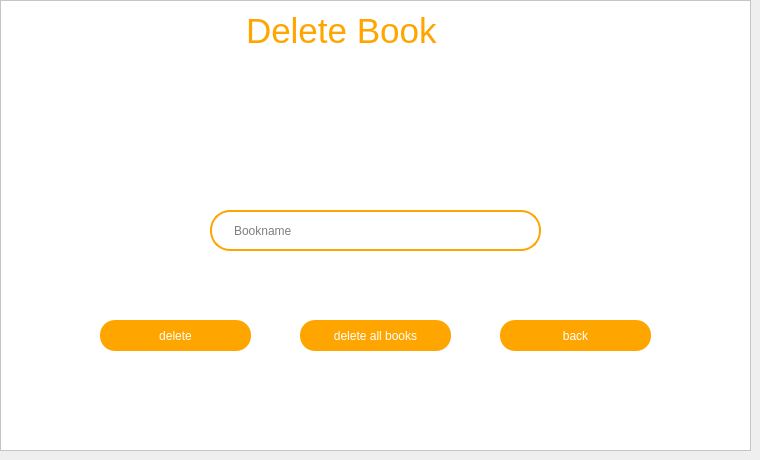
     <widget class="QWidget" name="page_9">
      <widget class="QFrame" name="frame_15">
       <property name="geometry">
        <rect>
         <x>0</x>
         <y>0</y>
         <width>751</width>
         <height>451</height>
        </rect>
       </property>
       <property name="styleSheet">
        <string notr="true">background: #fff;</string>
       </property>
       <property name="frameShape">
        <enum>QFrame::StyledPanel</enum>
       </property>
       <property name="frameShadow">
        <enum>QFrame::Raised</enum>
       </property>
       <widget class="QLabel" name="label_12">
        <property name="geometry">
         <rect>
          <x>200</x>
          <y>10</y>
          <width>381</width>
          <height>41</height>
         </rect>
        </property>
        <property name="font">
         <font>
          <pointsize>-1</pointsize>
         </font>
        </property>
        <property name="styleSheet">
         <string notr="true">text-align: center;
color: #ffa500;
margin: 0 auto;
font-size: 35px;
font-family: 'Droid Sans';</string>
        </property>
        <property name="text">
         <string>Delete Book</string>
        </property>
       </widget>
       <widget class="QPushButton" name="search_2">
        <property name="geometry">
         <rect>
          <x>300</x>
          <y>320</y>
          <width>151</width>
          <height>31</height>
         </rect>
        </property>
        <property name="styleSheet">
         <string notr="true">Padding: 1px;
Border-radius: 15px;
Background: #ffa500;
Color: #fff;</string>
        </property>
        <property name="text">
         <string>delete all books</string>
        </property>
       </widget>
       <widget class="QLineEdit" name="bookname_3">
        <property name="geometry">
         <rect>
          <x>210</x>
          <y>210</y>
          <width>331</width>
          <height>41</height>
         </rect>
        </property>
        <property name="palette">
         <palette>
          <active>
           <colorrole role="WindowText">
            <brush brushstyle="SolidPattern">
             <color alpha="255">
              <red>0</red>
              <green>0</green>
              <blue>0</blue>
             </color>
            </brush>
           </colorrole>
           <colorrole role="Button">
            <brush brushstyle="SolidPattern">
             <color alpha="255">
              <red>255</red>
              <green>255</green>
              <blue>255</blue>
             </color>
            </brush>
           </colorrole>
           <colorrole role="Light">
            <brush brushstyle="SolidPattern">
             <color alpha="255">
              <red>255</red>
              <green>255</green>
              <blue>255</blue>
             </color>
            </brush>
           </colorrole>
           <colorrole role="Text">
            <brush brushstyle="SolidPattern">
             <color alpha="255">
              <red>0</red>
              <green>0</green>
              <blue>0</blue>
             </color>
            </brush>
           </colorrole>
           <colorrole role="ButtonText">
            <brush brushstyle="SolidPattern">
             <color alpha="255">
              <red>0</red>
              <green>0</green>
              <blue>0</blue>
             </color>
            </brush>
           </colorrole>
           <colorrole role="Base">
            <brush brushstyle="SolidPattern">
             <color alpha="255">
              <red>255</red>
              <green>255</green>
              <blue>255</blue>
             </color>
            </brush>
           </colorrole>
           <colorrole role="Window">
            <brush brushstyle="SolidPattern">
             <color alpha="255">
              <red>255</red>
              <green>255</green>
              <blue>255</blue>
             </color>
            </brush>
           </colorrole>
           <colorrole role="PlaceholderText">
            <brush brushstyle="SolidPattern">
             <color alpha="255">
              <red>0</red>
              <green>0</green>
              <blue>0</blue>
             </color>
            </brush>
           </colorrole>
          </active>
          <inactive>
           <colorrole role="WindowText">
            <brush brushstyle="SolidPattern">
             <color alpha="255">
              <red>0</red>
              <green>0</green>
              <blue>0</blue>
             </color>
            </brush>
           </colorrole>
           <colorrole role="Button">
            <brush brushstyle="SolidPattern">
             <color alpha="255">
              <red>255</red>
              <green>255</green>
              <blue>255</blue>
             </color>
            </brush>
           </colorrole>
           <colorrole role="Light">
            <brush brushstyle="SolidPattern">
             <color alpha="255">
              <red>255</red>
              <green>255</green>
              <blue>255</blue>
             </color>
            </brush>
           </colorrole>
           <colorrole role="Text">
            <brush brushstyle="SolidPattern">
             <color alpha="255">
              <red>0</red>
              <green>0</green>
              <blue>0</blue>
             </color>
            </brush>
           </colorrole>
           <colorrole role="ButtonText">
            <brush brushstyle="SolidPattern">
             <color alpha="255">
              <red>0</red>
              <green>0</green>
              <blue>0</blue>
             </color>
            </brush>
           </colorrole>
           <colorrole role="Base">
            <brush brushstyle="SolidPattern">
             <color alpha="255">
              <red>255</red>
              <green>255</green>
              <blue>255</blue>
             </color>
            </brush>
           </colorrole>
           <colorrole role="Window">
            <brush brushstyle="SolidPattern">
             <color alpha="255">
              <red>255</red>
              <green>255</green>
              <blue>255</blue>
             </color>
            </brush>
           </colorrole>
           <colorrole role="PlaceholderText">
            <brush brushstyle="SolidPattern">
             <color alpha="255">
              <red>0</red>
              <green>0</green>
              <blue>0</blue>
             </color>
            </brush>
           </colorrole>
          </inactive>
          <disabled>
           <colorrole role="WindowText">
            <brush brushstyle="SolidPattern">
             <color alpha="255">
              <red>0</red>
              <green>0</green>
              <blue>0</blue>
             </color>
            </brush>
           </colorrole>
           <colorrole role="Button">
            <brush brushstyle="SolidPattern">
             <color alpha="255">
              <red>255</red>
              <green>255</green>
              <blue>255</blue>
             </color>
            </brush>
           </colorrole>
           <colorrole role="Light">
            <brush brushstyle="SolidPattern">
             <color alpha="255">
              <red>255</red>
              <green>255</green>
              <blue>255</blue>
             </color>
            </brush>
           </colorrole>
           <colorrole role="Text">
            <brush brushstyle="SolidPattern">
             <color alpha="255">
              <red>0</red>
              <green>0</green>
              <blue>0</blue>
             </color>
            </brush>
           </colorrole>
           <colorrole role="ButtonText">
            <brush brushstyle="SolidPattern">
             <color alpha="255">
              <red>0</red>
              <green>0</green>
              <blue>0</blue>
             </color>
            </brush>
           </colorrole>
           <colorrole role="Base">
            <brush brushstyle="SolidPattern">
             <color alpha="255">
              <red>255</red>
              <green>255</green>
              <blue>255</blue>
             </color>
            </brush>
           </colorrole>
           <colorrole role="Window">
            <brush brushstyle="SolidPattern">
             <color alpha="255">
              <red>255</red>
              <green>255</green>
              <blue>255</blue>
             </color>
            </brush>
           </colorrole>
           <colorrole role="PlaceholderText">
            <brush brushstyle="SolidPattern">
             <color alpha="255">
              <red>0</red>
              <green>0</green>
              <blue>0</blue>
             </color>
            </brush>
           </colorrole>
          </disabled>
         </palette>
        </property>
        <property name="font">
         <font>
          <kerning>true</kerning>
         </font>
        </property>
        <property name="layoutDirection">
         <enum>Qt::LeftToRight</enum>
        </property>
        <property name="styleSheet">
         <string notr="true">padding-left: 20px;
padding-right: 20px;
border-radius: 20px;
background: #ffffff;
border: 2px solid #ffa500;
color: #000000;</string>
        </property>
        <property name="text">
         <string/>
        </property>
        <property name="frame">
         <bool>false</bool>
        </property>
        <property name="cursorPosition">
         <number>0</number>
        </property>
        <property name="placeholderText">
         <string>Bookname</string>
        </property>
       </widget>
       <widget class="QPushButton" name="back_4">
        <property name="geometry">
         <rect>
          <x>500</x>
          <y>320</y>
          <width>151</width>
          <height>31</height>
         </rect>
        </property>
        <property name="styleSheet">
         <string notr="true">Padding: 1px;
Border-radius: 15px;
Background: #ffa500;
Color: #fff;</string>
        </property>
        <property name="text">
         <string>back</string>
        </property>
       </widget>
       <widget class="QLabel" name="result">
        <property name="geometry">
         <rect>
          <x>70</x>
          <y>110</y>
          <width>181</width>
          <height>31</height>
         </rect>
        </property>
        <property name="styleSheet">
         <string notr="true">color: #000;</string>
        </property>
        <property name="text">
         <string/>
        </property>
       </widget>
       <widget class="QPushButton" name="search_3">
        <property name="geometry">
         <rect>
          <x>100</x>
          <y>320</y>
          <width>151</width>
          <height>31</height>
         </rect>
        </property>
        <property name="styleSheet">
         <string notr="true">Padding: 1px;
Border-radius: 15px;
Background: #ffa500;
Color: #fff;</string>
        </property>
        <property name="text">
         <string>delete</string>
        </property>
       </widget>
      </widget>
     </widget>
